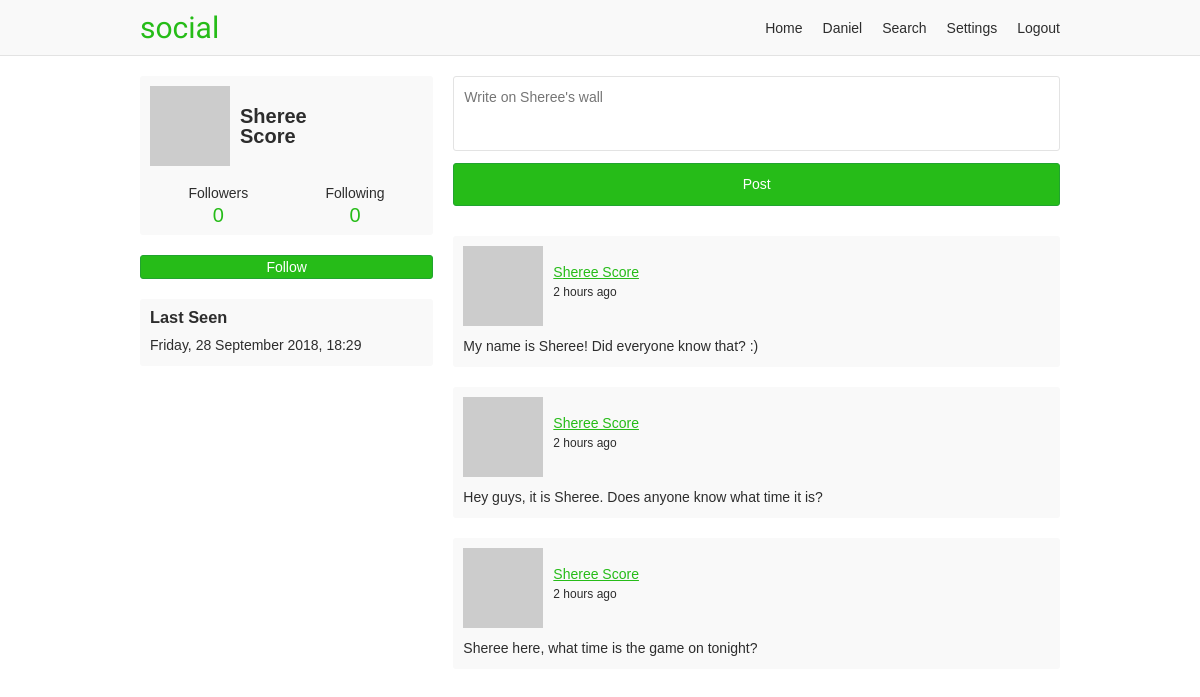
Screenshot of /f65553ae70f9e10c4ae6acfc06a67ea9 (signed in) with the database file from the repository.
### app/users/models/user.py (models this page shows, shortened)
class User(UserMixin, db.Model, BaseModel):
    username = db.Column(db.String(35), nullable=False, unique=True)
    email = db.Column(db.String(255), nullable=False, unique=True)
    password = db.Column(db.String(128), nullable=False)
    first_name = db.Column(db.String(35), nullable=False)
    last_name = db.Column(db.String(35), nullable=False)
    about_me = db.Column(db.Text)
    last_seen = db.Column(db.DateTime, default=datetime.utcnow)
    posts_per_page = db.Column(db.Integer, default=10, nullable=False)
    full_name = column_property(first_name + " " + last_name)
    followed = db.relationship(
        'User',
        secondary=followers,
        primaryjoin='followers.c.follower_id == User.id',
        secondaryjoin='followers.c.followed_id == User.id',
        backref=db.backref('followers', lazy='dynamic'),
        lazy='dynamic')
    post_author = db.relationship(
        'Post',
        foreign_keys='Post.author_id',
        backref='author', lazy='dynamic')
    post_recipient = db.relationship(
        'Post',
        foreign_keys='Post.recipient_id',
        backref='recipient', lazy='dynamic')
    def is_following(self, user):
        return self.followed.filter(
            followers.c.followed_id == user.id).count() > 0
    @property
    def get_followers(self):
        return self.followers.filter_by(active=True)
    @property
    def get_followed(self):
        return self.followed.filter_by(active=True)
    @property
    def profile_posts(self):
        return Post.query.join(User, User.id == Post.author_id).filter(
            Post.recipient_id == self.id, User.active == True, # noqa
            Post.active == True)
    def avatar(self, size):
        digest = md5(self.email.lower().encode('utf-8')).hexdigest()
        return 'https://www.gravatar.com/avatar/{}?d=monsterid&s={}'.format(
            digest, size)

### app/users/models/post.py (models this page shows, shortened)
class Post(db.Model, BaseModel):
    body = db.Column(db.Text)
    author_id = db.Column(db.Integer, db.ForeignKey('user.id'))
    recipient_id = db.Column(db.Integer, db.ForeignKey('user.id'))

### app/users/views.py (the view)
@users.route('/<username>', methods=['GET', 'POST'])
@login_required
def profile(username):
    user = User.query.filter_by(username=username, active=True).first_or_404()
    form = PostForm()
    if form.validate_on_submit():
        post = Post(body=form.body.data, author=current_user,
                    recipient=user)
        post.commit()
        flash('Your post is now live!')
        return redirect(url_for('users.profile', username=username))
    page = request.args.get('page', 1, type=int)
    posts = user.profile_posts.order_by(
        Post.created.desc()).paginate(
            page, current_user.posts_per_page, False)
    return render_template('users/profile.html', user=user, posts=posts,
                           form=form)

### app/users/forms.py
class PostForm(FlaskForm):
    body = TextAreaField('Say something', validators=[DataRequired()])
    submit = SubmitField('Post')

### app/users/models/user.py (called while the page is built)
@login.user_loader
def load_user(id):
    return User.query.get(int(id))

### app/users/views.py (called while the page is built)
@users.before_request
def before_request():
    if current_user.is_authenticated:
        if not current_user.active:
            return redirect(url_for('static_views.logout'))

### app/templates/users/profile.html (shortened to what this page needs)
{% extends "/base.html" %}
{% from "/_macros.html" import render_pagination %}
{% block content %}
<div class="grid-container">
  {% include "/users/_profile-info.html" %}
  <div class="profile-content">
    {% if current_user != user %}
    <form method="post" novalidate>
      <div class="input-container">
        {% if form.body.errors %}
        {{ form.body(class="input-error", placeholder="Write on {}'s wall".format(user.first_name)) }}
        <p>{{ form.body.errors[0] }}</p>
        {% else %}
        {{ form.body(placeholder="Write on {}'s wall".format(user.first_name)) }}
        {% endif %}
      </div>
      {{ form.submit }}
    </form>
    {% endif %}
    {% if posts.items %}
      {% for post in posts.items %}
      {% include "/users/_post.html" %}
      {% endfor %}
    {% endif %}
  </div>
</div>
{% endblock %}

### app/templates/base.html (shortened to what this page needs)
<!doctype html>
<html lang="en">
<head>
  <link rel="stylesheet" href="{{ url_for('static', filename='css/layout.css') }}">
</head>
<body>
<div class="header-container">
  <header class="site-header responsive-container">
    <h1 class="branding"><a href="{{ url_for('static_views.index') }}">{{ APP_NAME }}</a></h1>
    {% if current_user.is_authenticated %}
    <ul class="primary-nav">
      <li><a href="{{ url_for('users.home') }}">Home</a></li>
      <li><a href="{{ url_for('users.profile', username=current_user.username) }}">{{ current_user.first_name }}</a></li>
      <li><a href="{{ url_for('users.search') }}">Search</a></li>
      <li><a href="{{ url_for('users.settings_account') }}">Settings</a></li>
      <li><a href="{{ url_for('static_views.logout') }}">Logout</a></li>
    </ul>
    {% endif %}
  </header>
</div>
<div class="responsive-container">
{% block content %}
{% endblock %}
</div>
</body>
</html>

### app/templates/users/_profile-info.html (shortened to what this page needs)
<div class="profile-aside">
  <div class="profile-info-container">
    <a class="profile-info" href="{{ url_for('users.profile', username=user.username) }}">
      <img src="{{ user.avatar(60) }}">
      <h2>{{ user.first_name }}<br>{{ user.last_name }}</h1>
    </a>
    <div class="user-numbers user-numbers-profile">
      <a href="{{ url_for('users.followers', username=user.username) }}">
        Followers <span>{{ user.get_followers.count() }}</span>
      </a>
      <a href="{{ url_for('users.following', username=user.username) }}">
        Following <span>{{ user.get_followed.count() }}</span>
      </a>
    </div>
  </div>
  {% if current_user != user %}
    {% if current_user.is_following(user) %}
    <a class="profile-follow button" href="{{ url_for('users.user_action', username=user.username, action='unfollow') }}">
      Unfollow
    </a>
    {% else %}
    <a class="profile-follow button" href="{{ url_for('users.user_action', username=user.username, action='follow') }}">
      Follow
    </a>
    {% endif %}
  {% endif %}
  {% if user.last_seen and not current_user == user %}
  <div class="last-seen-container">
    <h3>Last Seen</h3>
    <p>{{ moment(user.last_seen).format('dddd, D MMMM YYYY, H:mm') }}</p>
  </div>
  {% endif %}
</div>

### app/templates/users/_post.html (shortened to what this page needs)
<div class="post">
  <div class="post-header">
    <img src="{{ post.author.avatar(40) }}">
    <p class="post-info">
      <a href="{{ url_for('users.profile', username=post.author.username) }}">{{ post.author.full_name }}</a>
      <time>{{ moment(post.created).fromNow() }}</time>
    </p>
  </div>
  <p class="post-body">{{ post.body }}</p>
</div>

### app/static/css/layout.css (style rules this page uses)
:root { --green: #26bc18; --dark-green: #21a42f; --light-gray: #f9f9f9; --dark-gray: #e3e3e3; --light-green: #e9ffe0; --green-border: #c9ffb2; --green-text: #335922; --text-color: #2d2d2d; --white: #fff; --red: #cc0000; }
*, *::before, *::after { box-sizing: border-box; }
html { font-family: sans-serif; font-size: 62.5%; }
article, aside, figcaption, figure, footer, header, hgroup, main, nav, section { display: block; }
body { margin: 0; color: var(--text-color); font-size: 1.4rem; line-height: 1; }
h1, h2, h3, h4, h5, h6 { margin: 0 0 10px 0; }
p, ol, ul, dl { margin: 0 0 10px 0; padding: 0; }
p { line-height: 1.5; }
img { display: block; }
ol, ul { list-style: none; }
a, a:link { color: var(--green); ext-decoration: none; }
.button, .button:link { display: block; padding: 4px 9px; text-align: center; background-color: var(--green); border: 1px solid var(--dark-green); border-radius: 3px; color: var(--white); text-decoration: none; }
.responsive-container { margin: 0 auto; max-width: 960px; padding: 0 20px; }
.grid-container { display: grid; grid-template-columns: repeat(12, [col-start] 1fr); grid-gap: 20px; }
.grid-container > .profile-aside, .grid-container > .profile-content, .grid-container > .settings-aside, .grid-container > .settings-content, .grid-container > .index-content, .grid-container > .index-registration { grid-column: col-start / -1; }
@media (min-width: 768px) { .grid-container > .profile-aside { grid-column: col-start / span 4; } }
@media (min-width: 768px) { .grid-container > .profile-content { grid-column: col-start 5 / span 8; } }
input, textarea { display: inline-block; padding: 10px; width: 100%; border: 1px solid var(--dark-gray); border-radius: 3px; font-family: inherit; font-size: inherit; line-height: 1.5; }
textarea { height: 75px; resize: none; }
input[type=submit] { margin-bottom: 10px; background-color: var(--green); border-color: var(--dark-green); color: var(--white); }
.input-container { margin-bottom: 10px; }
.header-container { margin-bottom: 20px; background-color: var(--light-gray); border-bottom: 1px solid var(--dark-gray); }
.header-container .site-header { align-items: center; display: flex; }
.branding { margin: 0; padding: 10px 0; }
.branding a { font: 30px "Fredoka One"; text-decoration: none; }
.primary-nav { display: flex; margin: 0 0 0 auto; }
.primary-nav li { padding: 0 10px; }
.primary-nav li:last-child { padding-right: 0; }
.primary-nav a { color: var(--text-color); text-decoration: none; }
.post { margin-bottom: 20px; padding: 10px; position: relative; background-color: var(--light-gray); border-radius: 3px; }
.profile-content > form { margin-bottom: 20px; }
.post .post-header { align-items: center; display: flex; }
.post .post-header img { align-self: flex-start; }
.post .post-header time { display: block; font-size: 1.2rem; }
.post .post-info { margin-left: 10px; }
.post .post-body { margin: 10px 0 0; }
.profile-info-container, .about-container, .last-seen-container, .recent-posts-container { padding: 10px; margin-bottom: 20px; background-color: var(--light-gray); border-radius: 3px; }
.about-container > p, .last-seen-container > p { margin-bottom: 0; }
.profile-info { align-items: center; display: flex; margin-bottom: 20px; overflow: hidden; }
.profile-info, .profile-info:link { color: var(--text-color); text-decoration: none; }
.profile-info > h2 { margin: 0 0 0 10px; font-size: 20px; }
.user-numbers { display: flex; text-align: center; }
.user-numbers > a { color: var(--text-color); text-decoration: none; }
.user-numbers-profile > a { width: 50%; }
.user-numbers > a span { display: block; margin-top: 5px; color: var(--green); font-size: 20px; }
.profile-follow { margin-bottom: 20px; width: 100%; }

### rows the page displays
User: first_name "Daniel"
User: first_name "Sheree", last_name "Score", last_seen "Friday, 28 September 2018, 18:29"
Post: author.full_name "Sheree Score", created "2 hours ago", body "My name is Sheree! Did everyone know that? :)"
Post: author.full_name "Sheree Score", created "2 hours ago", body "Hey guys, it is Sheree. Does anyone know what time it is?"
Post: author.full_name "Sheree Score", created "2 hours ago", body "Sheree here, what time is the game on tonight?"

### other values shown
{{ APP_NAME }} "social"
{{ user.get_followers.count() }} "0"
{{ user.get_followed.count() }} "0"
